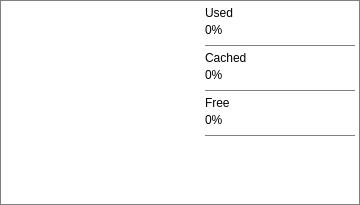
     <widget class="QFrame" name="memofmgf">
      <property name="geometry">
       <rect>
        <x>215</x>
        <y>30</y>
        <width>360</width>
        <height>205</height>
       </rect>
      </property>
      <property name="sizePolicy">
       <sizepolicy hsizetype="Fixed" vsizetype="Fixed">
        <horstretch>0</horstretch>
        <verstretch>0</verstretch>
       </sizepolicy>
      </property>
      <property name="minimumSize">
       <size>
        <width>360</width>
        <height>205</height>
       </size>
      </property>
      <property name="maximumSize">
       <size>
        <width>360</width>
        <height>205</height>
       </size>
      </property>
      <property name="styleSheet">
       <string notr="true">background: transparent; border: 1px solid #808080;</string>
      </property>
      <property name="frameShape">
       <enum>QFrame::StyledPanel</enum>
      </property>
      <property name="frameShadow">
       <enum>QFrame::Raised</enum>
      </property>
      <widget class="QChartView" name="memogfvw">
       <property name="geometry">
        <rect>
         <x>5</x>
         <y>5</y>
         <width>195</width>
         <height>195</height>
        </rect>
       </property>
       <property name="sizePolicy">
        <sizepolicy hsizetype="Fixed" vsizetype="Fixed">
         <horstretch>0</horstretch>
         <verstretch>0</verstretch>
        </sizepolicy>
       </property>
       <property name="minimumSize">
        <size>
         <width>195</width>
         <height>195</height>
        </size>
       </property>
       <property name="maximumSize">
        <size>
         <width>195</width>
         <height>195</height>
        </size>
       </property>
       <property name="styleSheet">
        <string notr="true">border: none;</string>
       </property>
      </widget>
      <widget class="QLabel" name="memouplb">
       <property name="geometry">
        <rect>
         <x>205</x>
         <y>5</y>
         <width>150</width>
         <height>15</height>
        </rect>
       </property>
       <property name="sizePolicy">
        <sizepolicy hsizetype="Fixed" vsizetype="Fixed">
         <horstretch>0</horstretch>
         <verstretch>0</verstretch>
        </sizepolicy>
       </property>
       <property name="minimumSize">
        <size>
         <width>150</width>
         <height>15</height>
        </size>
       </property>
       <property name="maximumSize">
        <size>
         <width>150</width>
         <height>15</height>
        </size>
       </property>
       <property name="styleSheet">
        <string notr="true">font: 10pt &quot;Inter&quot;; border: none;</string>
       </property>
       <property name="text">
        <string>Used</string>
       </property>
      </widget>
      <widget class="QLabel" name="memouspc">
       <property name="geometry">
        <rect>
         <x>205</x>
         <y>20</y>
         <width>150</width>
         <height>20</height>
        </rect>
       </property>
       <property name="sizePolicy">
        <sizepolicy hsizetype="Fixed" vsizetype="Fixed">
         <horstretch>0</horstretch>
         <verstretch>0</verstretch>
        </sizepolicy>
       </property>
       <property name="minimumSize">
        <size>
         <width>150</width>
         <height>20</height>
        </size>
       </property>
       <property name="maximumSize">
        <size>
         <width>150</width>
         <height>20</height>
        </size>
       </property>
       <property name="styleSheet">
        <string notr="true">font: 13pt &quot;Barlow&quot;; border: none;</string>
       </property>
       <property name="text">
        <string>0%</string>
       </property>
      </widget>
      <widget class="QLabel" name="memoccpc">
       <property name="geometry">
        <rect>
         <x>205</x>
         <y>65</y>
         <width>150</width>
         <height>20</height>
        </rect>
       </property>
       <property name="sizePolicy">
        <sizepolicy hsizetype="Fixed" vsizetype="Fixed">
         <horstretch>0</horstretch>
         <verstretch>0</verstretch>
        </sizepolicy>
       </property>
       <property name="minimumSize">
        <size>
         <width>150</width>
         <height>20</height>
        </size>
       </property>
       <property name="maximumSize">
        <size>
         <width>150</width>
         <height>20</height>
        </size>
       </property>
       <property name="styleSheet">
        <string notr="true">font: 13pt &quot;Barlow&quot;; border: none;</string>
       </property>
       <property name="text">
        <string>0%</string>
       </property>
      </widget>
      <widget class="QLabel" name="memocplb">
       <property name="geometry">
        <rect>
         <x>205</x>
         <y>50</y>
         <width>150</width>
         <height>15</height>
        </rect>
       </property>
       <property name="sizePolicy">
        <sizepolicy hsizetype="Fixed" vsizetype="Fixed">
         <horstretch>0</horstretch>
         <verstretch>0</verstretch>
        </sizepolicy>
       </property>
       <property name="minimumSize">
        <size>
         <width>150</width>
         <height>15</height>
        </size>
       </property>
       <property name="maximumSize">
        <size>
         <width>150</width>
         <height>15</height>
        </size>
       </property>
       <property name="styleSheet">
        <string notr="true">font: 10pt &quot;Inter&quot;; border: none;</string>
       </property>
       <property name="text">
        <string>Cached</string>
       </property>
      </widget>
      <widget class="Line" name="memolin1">
       <property name="geometry">
        <rect>
         <x>205</x>
         <y>45</y>
         <width>150</width>
         <height>1</height>
        </rect>
       </property>
       <property name="sizePolicy">
        <sizepolicy hsizetype="Fixed" vsizetype="Fixed">
         <horstretch>0</horstretch>
         <verstretch>0</verstretch>
        </sizepolicy>
       </property>
       <property name="minimumSize">
        <size>
         <width>150</width>
         <height>1</height>
        </size>
       </property>
       <property name="maximumSize">
        <size>
         <width>150</width>
         <height>1</height>
        </size>
       </property>
       <property name="styleSheet">
        <string notr="true"/>
       </property>
       <property name="frameShadow">
        <enum>QFrame::Sunken</enum>
       </property>
       <property name="orientation">
        <enum>Qt::Horizontal</enum>
       </property>
      </widget>
      <widget class="Line" name="memolin2">
       <property name="geometry">
        <rect>
         <x>205</x>
         <y>90</y>
         <width>150</width>
         <height>1</height>
        </rect>
       </property>
       <property name="sizePolicy">
        <sizepolicy hsizetype="Fixed" vsizetype="Fixed">
         <horstretch>0</horstretch>
         <verstretch>0</verstretch>
        </sizepolicy>
       </property>
       <property name="minimumSize">
        <size>
         <width>150</width>
         <height>1</height>
        </size>
       </property>
       <property name="maximumSize">
        <size>
         <width>150</width>
         <height>1</height>
        </size>
       </property>
       <property name="styleSheet">
        <string notr="true"/>
       </property>
       <property name="orientation">
        <enum>Qt::Horizontal</enum>
       </property>
      </widget>
      <widget class="Line" name="memolin3">
       <property name="geometry">
        <rect>
         <x>205</x>
         <y>135</y>
         <width>150</width>
         <height>1</height>
        </rect>
       </property>
       <property name="sizePolicy">
        <sizepolicy hsizetype="Fixed" vsizetype="Fixed">
         <horstretch>0</horstretch>
         <verstretch>0</verstretch>
        </sizepolicy>
       </property>
       <property name="minimumSize">
        <size>
         <width>150</width>
         <height>1</height>
        </size>
       </property>
       <property name="maximumSize">
        <size>
         <width>150</width>
         <height>1</height>
        </size>
       </property>
       <property name="orientation">
        <enum>Qt::Horizontal</enum>
       </property>
      </widget>
      <widget class="QLabel" name="memofrpc">
       <property name="geometry">
        <rect>
         <x>205</x>
         <y>110</y>
         <width>150</width>
         <height>20</height>
        </rect>
       </property>
       <property name="sizePolicy">
        <sizepolicy hsizetype="Fixed" vsizetype="Fixed">
         <horstretch>0</horstretch>
         <verstretch>0</verstretch>
        </sizepolicy>
       </property>
       <property name="minimumSize">
        <size>
         <width>150</width>
         <height>20</height>
        </size>
       </property>
       <property name="maximumSize">
        <size>
         <width>150</width>
         <height>20</height>
        </size>
       </property>
       <property name="styleSheet">
        <string notr="true">font: 13pt &quot;Barlow&quot;; border: none;</string>
       </property>
       <property name="text">
        <string>0%</string>
       </property>
      </widget>
      <widget class="QLabel" name="memofplb">
       <property name="geometry">
        <rect>
         <x>205</x>
         <y>95</y>
         <width>150</width>
         <height>15</height>
        </rect>
       </property>
       <property name="sizePolicy">
        <sizepolicy hsizetype="Fixed" vsizetype="Fixed">
         <horstretch>0</horstretch>
         <verstretch>0</verstretch>
        </sizepolicy>
       </property>
       <property name="minimumSize">
        <size>
         <width>150</width>
         <height>15</height>
        </size>
       </property>
       <property name="maximumSize">
        <size>
         <width>150</width>
         <height>15</height>
        </size>
       </property>
       <property name="styleSheet">
        <string notr="true">font: 10pt &quot;Inter&quot;; border: none;</string>
       </property>
       <property name="text">
        <string>Free</string>
       </property>
      </widget>
     </widget>
